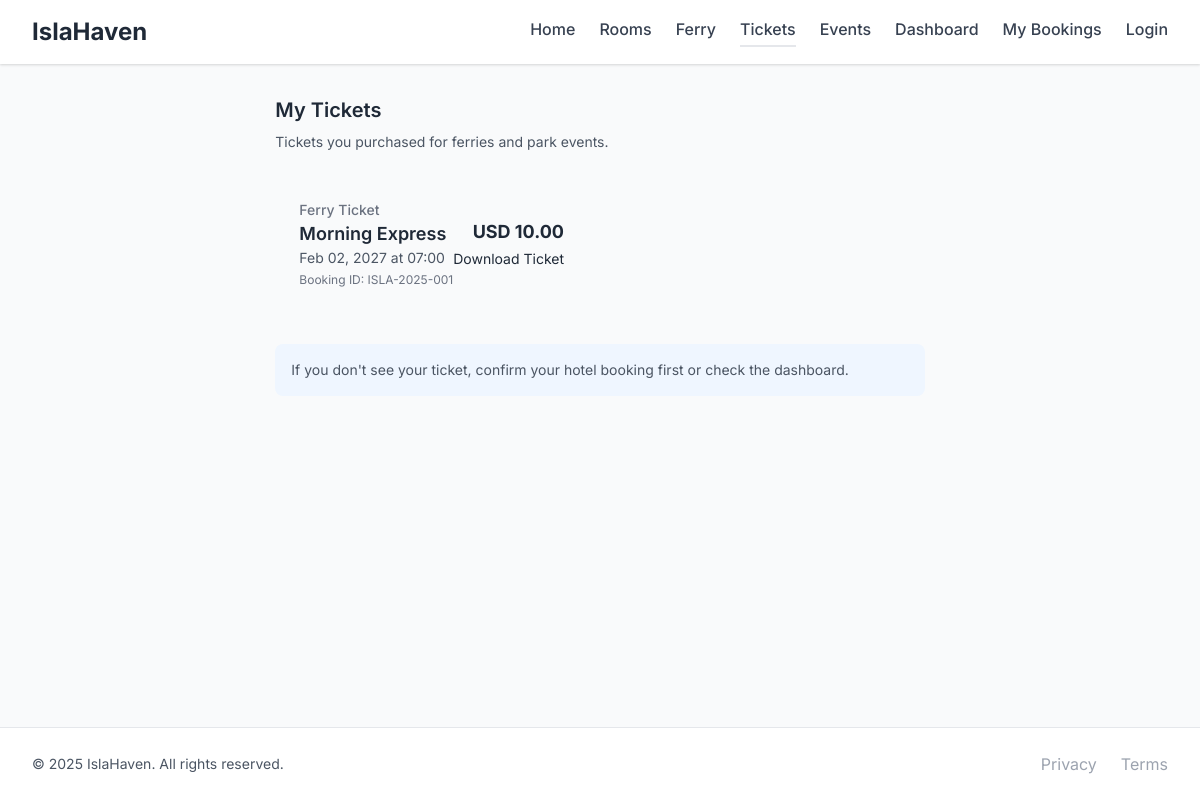
The page /tickets/ on the database its author committed.
### booking_app/models.py (models this page shows, shortened)
class FerryBooking(models.Model):
    booking = models.ForeignKey(Booking, on_delete=models.CASCADE)
    ferry = models.ForeignKey(Ferry, on_delete=models.CASCADE)
    departure_date = models.DateField()
    number_of_passengers = models.IntegerField(validators=[MinValueValidator(1)])
    total_price = models.DecimalField(max_digits=10, decimal_places=2)

class Ferry(models.Model):
    name = models.CharField(max_length=100)
    departure_location = models.CharField(max_length=100)
    arrival_location = models.CharField(max_length=100)
    departure_time = models.TimeField()
    arrival_time = models.TimeField()
    price = models.DecimalField(max_digits=10, decimal_places=2)
    capacity = models.IntegerField()

class Booking(models.Model):
    user = models.ForeignKey(User, on_delete=models.CASCADE)
    hotel = models.ForeignKey(Hotel, on_delete=models.CASCADE)
    check_in_date = models.DateField()
    check_out_date = models.DateField()
    number_of_guests = models.IntegerField(validators=[MinValueValidator(1)])
    total_price = models.DecimalField(max_digits=10, decimal_places=2)
    booking_date = models.DateTimeField(auto_now_add=True)
    booking_reference = models.CharField(max_length=20, unique=True)
    is_confirmed = models.BooleanField(default=False)

### islahaven_project/views.py (the view)
# urls.py: path('tickets/', views.tickets, name='tickets'),
def tickets(request):
    bookings = Booking.objects.prefetch_related('ferrybooking_set', 'themeparkbooking_set').all()
    context = {'bookings': bookings}
    return render(request, 'tickets.html', context)

### templates/tickets.html (shortened to what this page needs)
{% extends 'base.html' %}
{% load static %}
{% block content %}
<h2 class="text-xl font-semibold mb-2">My Tickets</h2>
<p class="text-sm text-gray-600 mb-6">Tickets you purchased for ferries and park events.</p>
<div class="grid grid-cols-1 md:grid-cols-2 gap-6">
  {% for booking in bookings %}
  {% if booking.ferrybooking_set.all %}
  {% for ferry_booking in booking.ferrybooking_set.all %}
  <div class="card p-6">
    <div class="flex items-center justify-between">
      <div>
        <div class="text-sm text-gray-500 font-medium">Ferry Ticket</div>
        <div class="font-semibold text-lg">{{ ferry_booking.ferry.name }}</div>
        <div class="text-sm text-gray-600">{{ ferry_booking.departure_date|date:"M d, Y" }} at {{ ferry_booking.ferry.departure_time|time:"H:i" }}</div>
        <div class="text-xs text-gray-500 mt-1">Booking ID: {{ booking.booking_reference }}</div>
      </div>
      <div class="text-right">
        <div class="font-bold text-lg text-teal-600">USD {{ ferry_booking.total_price }}</div>
        <a href="#" class="btn-primary mt-3 text-sm">Download Ticket</a>
      </div>
    </div>
  </div>
  {% endfor %}
  {% endif %}
  {% endfor %}
</div>
<div class="mt-8 text-sm text-gray-600 p-4 bg-blue-50 rounded-lg">
  <p>If you don't see your ticket, confirm your hotel booking first or check the dashboard.</p>
</div>
{% endblock %}

### templates/base.html (style rules this page uses)
body { font-family:'Inter',ui-sans-serif,system-ui,-apple-system,"Segoe UI",Roboto,"Helvetica Neue",Arial,sans-serif; }
.btn-primary { @apply bg-teal-600 hover:bg-teal-700 text-white font-semibold py-2 px-4 rounded transition-colors shadow; }
.card { @apply bg-white rounded-xl shadow-md overflow-hidden hover:shadow-lg transition-shadow; }

### rows shown on the page
Booking: booking_reference "ISLA-2025-001"
FerryBooking: ferry.name "Morning Express", departure_date "Feb 02, 2027", ferry.departure_time "07:00", total_price "10.00"
